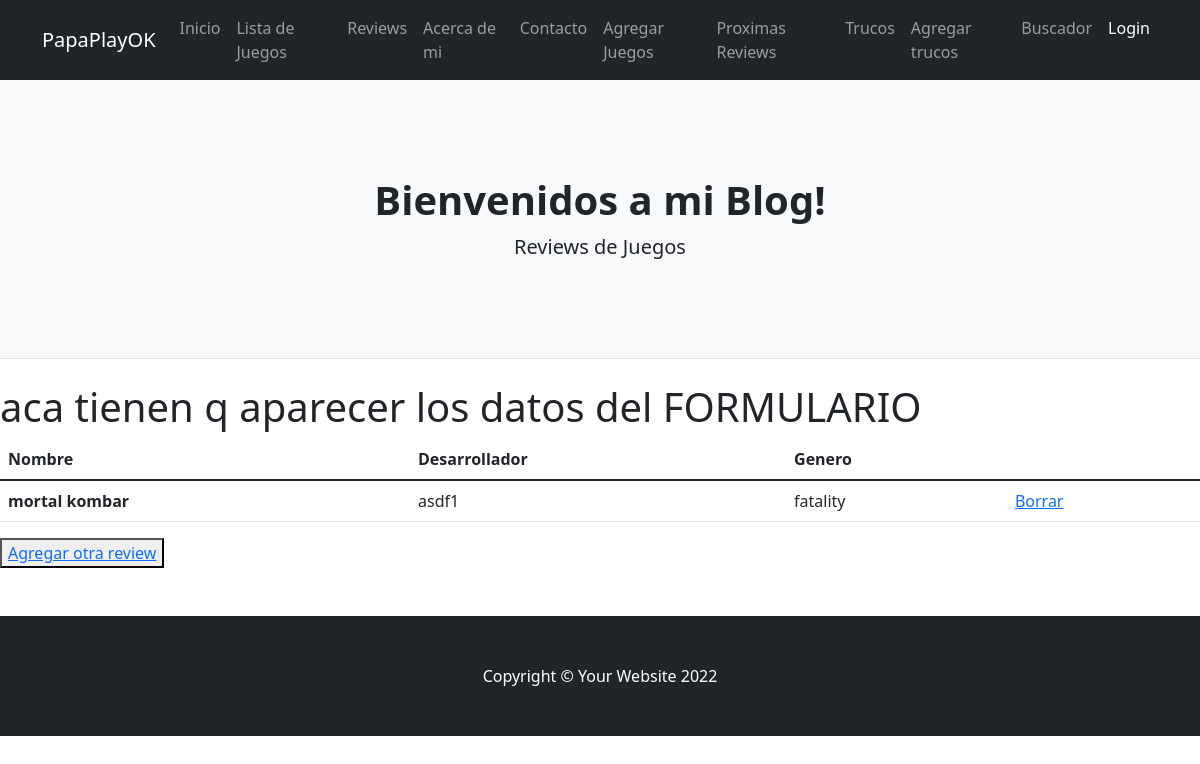
The page /appjuegos/proximasreviews on the database its author committed.
### AppJuegos/models.py (models this page shows, shortened)
class Altajuego(models.Model):
    nombre=models.CharField(max_length=40)
    desarrollador=models.CharField(max_length=40)
    genero=models.CharField(max_length=40)

### AppJuegos/views.py (the view)
# urls.py: path("proximasreviews",views.altajuego,name="proximasreviews"),
def altajuego(request):
    altajuego=Altajuego.objects.all()
    dicc={"altajuego":altajuego}
    plantilla = loader.get_template("proximasreviews.html")
    documento=plantilla.render(dicc)
    return HttpResponse(documento)

### AppJuegos/template/proximasreviews.html
{% extends "padre.html" %}
{%load static%}
{% block contenido %}
         <h1>aca tienen q aparecer los datos del FORMULARIO</h1>
         <main>
            <table class="table">
                <thead>
                  <tr>
                    <th scope="col">Nombre</th>
                    <th scope="col">Desarrollador</th>
                    <th scope="col">Genero</th>
                  </tr>
                </thead>
                <tbody>
                  {% for n in altajuego %}
                  <tr>
                    <th scope="row">{{n.nombre}}</th>
                    <td>{{n.desarrollador}}</td>
                    <td>{{n.genero}}</td>
                    <td><a href="{% url 'eliminaproximareview' n.id %}">Borrar</a></td>
                  </tr>
                  {%endfor%}
                </tbody>
              </table>
              <button>
                <a href="agregarjuegos">Agregar otra review</a>
              </button>
         </main>
{%endblock%}

### rows shown on the page
Altajuego: nombre "mortal kombar", desarrollador "asdf1", genero "fatality"
